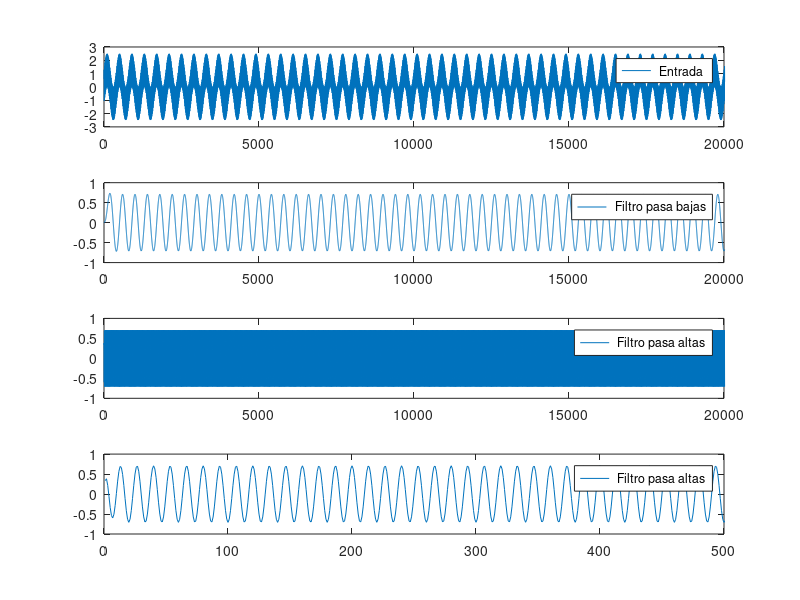

Recreate this plot in MATLAB.
clc
clear
pkg load signal


% sf = Frecuencia de muestreo


sf = 40e3 ; sf2 = sf /2;
fc_1 = 100;
fc_2 = 3e3 ;
data =[[1; zeros( sf -1 ,1)] , sinetone(fc_1, sf ,1 ,1) + sinetone( fc_2 , sf ,1 ,1)];

% Frecuencia de corte = Frec . corte real / sf2

[ b_1 , a_1]=butter( 2 , fc_1 / sf2 );
filtered_1 = filter(b_1 , a_1 , data );
[ b_2 , a_2]=butter( 2 , fc_2 / sf2, "high" );
filtered_2 = filter (b_2 , a_2 , data );
data=[sinetone( fc_1 , sf ,1 ,1) + sinetone( fc_2 , sf ,1 ,1)] * 2.5 / 2;

clf
subplot (4 , 1 , 1 )
plot(data ,"; Entrada ;")
axis ([0 fc_1 *200])
subplot (4 , 1 , 2 )
plot(filtered_1 (: ,2) ,"; Filtro pasa bajas ;")
axis ([0 fc_1 *200])
subplot (4 , 1 , 3 )
plot( filtered_2 (: ,2) ,"; Filtro pasa altas ;")
axis ([0 fc_1 *200])
subplot (4 , 1 , 4 )
plot( filtered_2 (: ,2) ,"; Filtro pasa altas ;")
axis ([0 fc_1 *5])

c = "Bajas"
a_1
b_1

d= "Altas"
b_2
a_2